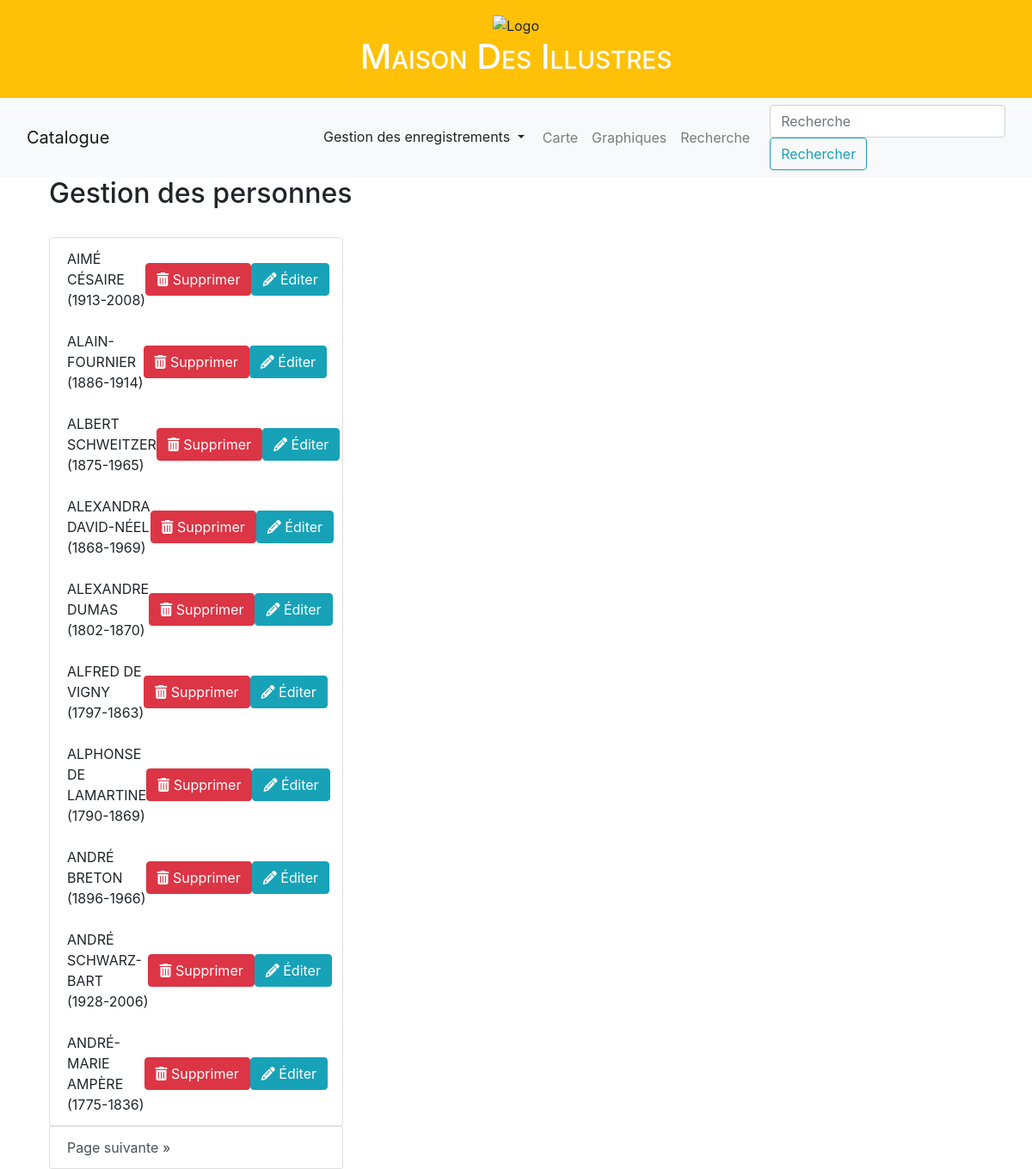
The app's page /personnes, older data.
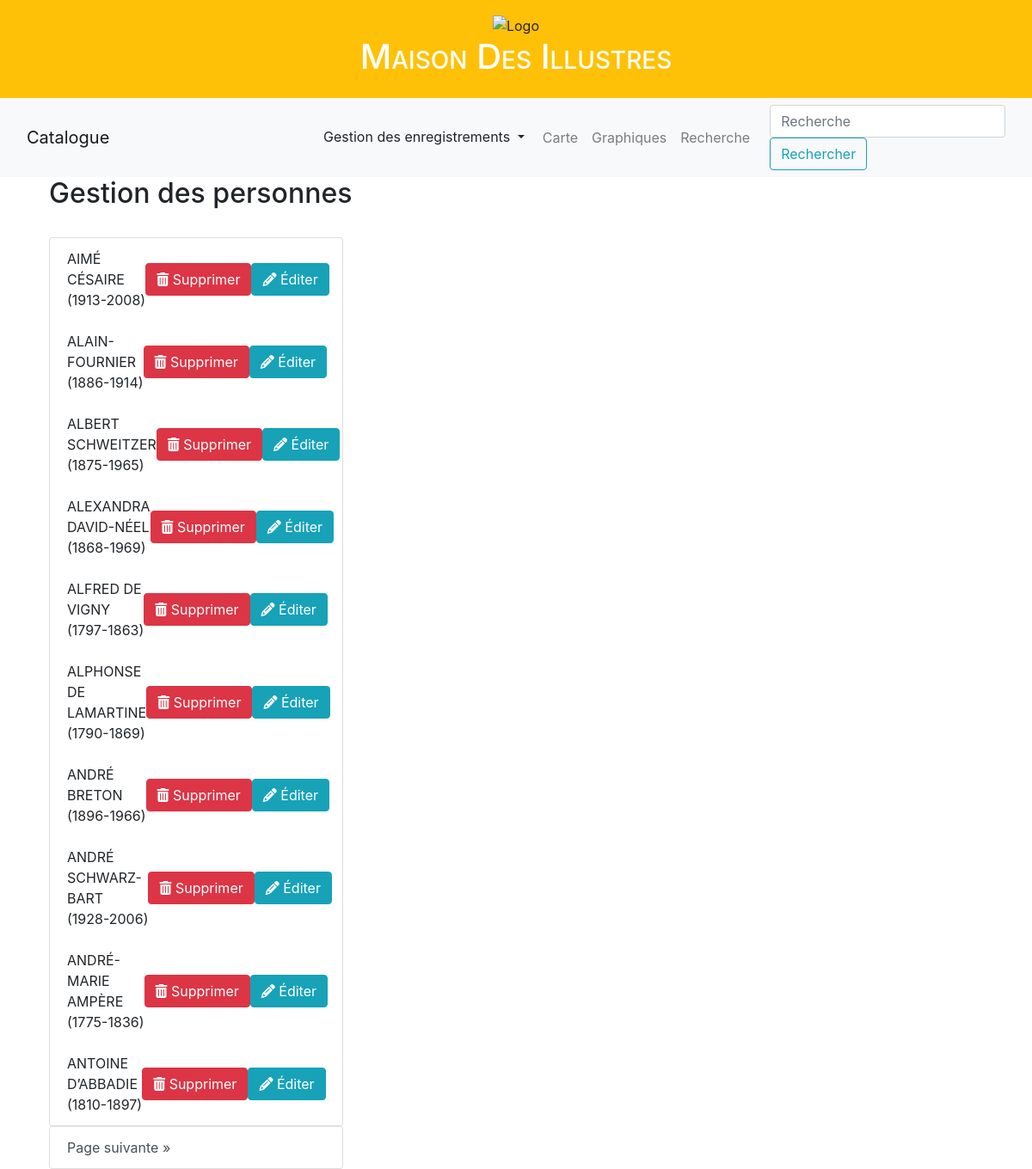
The same page, newer data.
### appli/app/models/data.py (models this page shows, shortened)
class Personnes(db.Model):
    __tablename__ = "personnes"
    idWikidata = db.Column(db.String(20), primary_key=True)
    nomIllustre = db.Column(db.String(45))
    ddn = db.Column(db.Integer) #on ne garde que l'année
    ddm = db.Column(db.Integer) #idem
    genre = db.Column(db.Enum(Genre))
    image = db.Column(db.String(300))
    article = db.Column(db.String(300))
    maison = db.relationship(
        "Maisons",
        backref = "maisons",
        lazy = "dynamic"
    )

### appli/app/routes/generales.py (the view)
@app.route("/personnes", methods=['GET', 'POST'])
@app.route("/personnes/<int:page>", methods=['GET', 'POST'])
def personnes(page=1):
    donnees = Personnes.query.order_by(Personnes.nomIllustre).paginate(page=page, per_page=app.config["MAISONS_PER_PAGE"])
    return render_template("pages/liste_personnes.html",
        sous_titre="Liste des personnes",
        donnees=donnees)

### appli/app/templates/pages/liste_personnes.html (shortened to what this page needs)
{% extends "partials/conteneur.html" %}
{% block body %}
<section class="padding-lg">
    <div class="container">
        <div class="row">
            <div class="col-md-30">
                <div class="heading heading-icon">
                    <h2>Gestion des personnes</h2>
                </div>
                <br>
                <div class="row">
                    <div class="col-md-4">
                        <div class="list-group" id="list-tab" role="tablist">
                            <ul class="list-group">
                                {% for personne in donnees.items %}
                                    <li class="list-group-item d-flex justify-content-between align-items-center">
                                        {{ personne.nomIllustre }} ({{ personne.ddn }}-{{ personne.ddm }})
                                        <div class="btn-group btn-group-sm">
                                            <form action="{{ url_for('sup_personne', nom_personne=personne.nomIllustre) }}" method="post" class="del-component">
                                                <button class="btn btn-danger" type="submit">
                                                    <i class="fa fa-trash"></i> Supprimer
                                                </button>
                                            </form>
                                        </div>
                                        <div class="btn-group btn-group-sm">
                                            <a href="#">
                                                <button class="btn btn-info" type="submit">
                                                    <i class="fa fa-pencil"></i> Éditer
                                                </button>
                                            </a>
                                        </div>
                                    </li>
                                {% endfor %}
                            </ul>
                            {% if donnees.next_num %}
                                <a class="list-group-item list-group-item-action btn btn-outline-dark{% if donnees.page == donnees.pages %} disabled{% endif %}"
                                   id="list-list-next" href="{{ url_for('personnes', page=donnees.next_num) }}">
                                    Page suivante &raquo;
                                </a>
                            {% endif %}
                        </div>
                    </div>
                </div>
            </div>
        </div>
    </div>
</section>
{% endblock %}

### appli/app/templates/partials/conteneur.html (shortened to what this page needs)
<!doctype html>
<html lang="en">
<head>
    {% include "partials/css.html" %}
</head>
<body>
  <div class="bg-warning text-center p-3">
    <img src="#" alt="Logo" class="img-fluid" style="max-height: 50px;">
    <h1 class="text-white" style="font-variant: small-caps;">Maison Des Illustres</h1>
</div>
<nav class="navbar navbar-expand-lg navbar-light bg-light">
    <div class="container">
        <a class="navbar-brand" href="{{url_for('maisons')}}">Catalogue</a>
        <div class="collapse navbar-collapse" id="navbarNav">
            <ul class="navbar-nav ml-auto">
                <li class="nav-item active">
                    <div class="dropdown">
                      <button class="btn btn-light btn-secondary dropdown-toggle" type="button" id="dropdownMenuButton" data-toggle="dropdown" aria-haspopup="true" aria-expanded="false">
                          Gestion des enregistrements
                      </button>
                </li>
                <li class="nav-item">
                    <a class="nav-link" href="#">Carte</a>
                </li>
                <li class="nav-item">
                    <a class="nav-link" href="#">Graphiques</a>
                </li>
                <li class="nav-item">
                  <a class="nav-link" href="{{url_for('recherche')}}">Recherche</a>
              </li>
            </ul>
        </div>
    </div>
    <div align="right">{% include "partials/formulaires/barre_de_recherche.html" %}</div>
</nav>
<div class="container">
    <div class="row">
      <div class="col">
        {% block body %}{% endblock %}
      </div>
    </div>
  </div>
</body>
</html>

### appli/app/templates/partials/css.html (shortened to what this page needs)
<link href="https://cdn.jsdelivr.net/npm/bootstrap@5.2.2/dist/css/bootstrap.min.css" rel="stylesheet"
>
        <link rel="stylesheet" href="https://cdn.jsdelivr.net/npm/bootstrap@4.0.0/dist/css/bootstrap.min.css">
<link rel="stylesheet" href="#">

### appli/app/templates/partials/formulaires/barre_de_recherche.html
<form class="form-inline"  action="{{url_for('recherche_rapide')}}">
    <input class="form-control" type="search" name="chaine"
        placeholder="Recherche" aria-label="Recherche">
    <button class="btn btn-outline-info" type="submit">Rechercher</button>
</form>

Row changes from the older to the newer data that the page shows:
removed Personnes: nomIllustre "ALEXANDRE DUMAS", ddn "1802", ddm "1870"
now on this page (row unchanged): Personnes: nomIllustre "ANTOINE D’ABBADIE", ddn "1810", ddm "1897"
